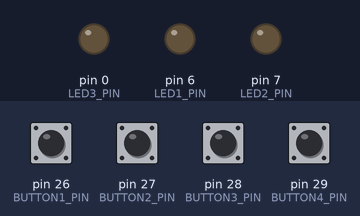
A sketch run on a simulated Arduino Mega 2560, built with avr-gcc and run on an emulated ATmega2560. On the bench: output pins drawn as LEDs (lit = HIGH). Inputs (shaded band) come from the test bench; at power-on: pin 26 (BUTTON1_PIN), pin 27 (BUTTON2_PIN), pin 28 (BUTTON3_PIN), pin 29 (BUTTON4_PIN) HIGH.

Above: at 1.2 s.
1.3 s: pin 26 (BUTTON1_PIN) pulled LOW for 0.15 s
At 1.37 s:
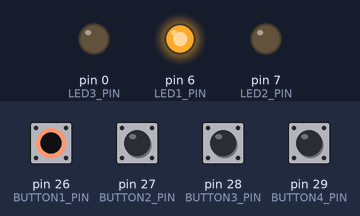
2.9 s: pin 27 (BUTTON2_PIN) pulled LOW for 0.15 s
At 2.97 s:
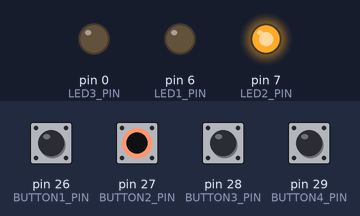
4.5 s: pin 28 (BUTTON3_PIN) pulled LOW for 0.15 s
At 4.57 s:
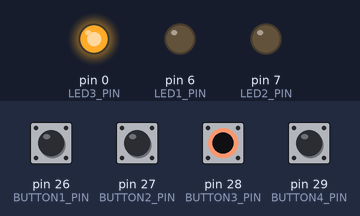
6.1 s: pin 29 (BUTTON4_PIN) pulled LOW for 0.15 s
At 6.17 s:
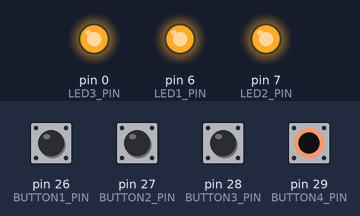
7.7 s: pin 26 (BUTTON1_PIN) driven LOW and pin 27 (BUTTON2_PIN) driven LOW
At 8.0 s:
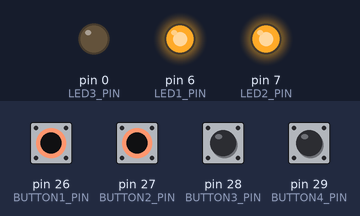
9.2 s: pin 26 (BUTTON1_PIN) driven HIGH
At 10.3 s:
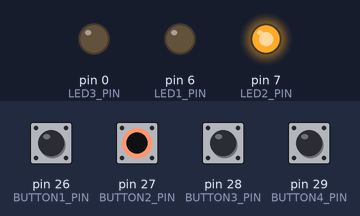
Timing chart, 0 to 11.7 s (numbered marks = the images above; inputs shaded):
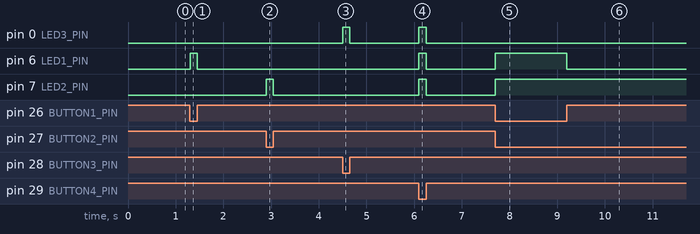

The sketch:

sketch_jul4c_copy_20250704163449.ino
```cpp
const int BUTTON1_PIN = 26;
const int BUTTON2_PIN = 27;
const int BUTTON3_PIN = 28;
const int BUTTON4_PIN = 29;

const int LED1_PIN = 6;
const int LED2_PIN = 7;
const int LED3_PIN = 0;

const int BLINK_DELAY_MS = 50;

void setup() {

  pinMode(BUTTON1_PIN, INPUT_PULLUP);
  pinMode(BUTTON2_PIN, INPUT_PULLUP);
  pinMode(BUTTON3_PIN, INPUT_PULLUP);
  pinMode(BUTTON4_PIN, INPUT_PULLUP);


  pinMode(LED1_PIN, OUTPUT);
  pinMode(LED2_PIN, OUTPUT);
  pinMode(LED3_PIN, OUTPUT);


  digitalWrite(LED1_PIN, LOW);
  digitalWrite(LED2_PIN, LOW);
  digitalWrite(LED3_PIN, LOW);
}

void loop() {

  bool currentButton1State = !digitalRead(BUTTON1_PIN);
  bool currentButton2State = !digitalRead(BUTTON2_PIN);
  bool currentButton3State = !digitalRead(BUTTON3_PIN);
  bool currentButton4State = !digitalRead(BUTTON4_PIN);


  if (currentButton1State && currentButton2State && currentButton3State && currentButton4State) {

    digitalWrite(LED1_PIN, HIGH);
    digitalWrite(LED2_PIN, HIGH);
    digitalWrite(LED3_PIN, HIGH);
    delay(BLINK_DELAY_MS);
    digitalWrite(LED1_PIN, LOW);
    digitalWrite(LED2_PIN, LOW);
    digitalWrite(LED3_PIN, LOW);
    delay(BLINK_DELAY_MS);
  } else {

    if (currentButton4State) {

      digitalWrite(LED1_PIN, HIGH);
      digitalWrite(LED2_PIN, HIGH);
      digitalWrite(LED3_PIN, HIGH);
    } else {


      if (currentButton1State) {
        digitalWrite(LED1_PIN, HIGH);
      } else {
        digitalWrite(LED1_PIN, LOW);
      }


      if (currentButton2State) {
        digitalWrite(LED2_PIN, HIGH);
      } else {
        digitalWrite(LED2_PIN, LOW);
      }


      if (currentButton3State) {
        digitalWrite(LED3_PIN, HIGH);
      } else {
        digitalWrite(LED3_PIN, LOW);
      }
    }
  }
}
```

Measured:
- after the input at 1.3 s, pin 6 (LED1_PIN): LOW → HIGH at once, → LOW 0.15 s later
- after the input at 2.9 s, pin 7 (LED2_PIN): LOW → HIGH at once, → LOW 0.15 s later
- after the input at 4.5 s, pin 0 (LED3_PIN): LOW → HIGH at once, → LOW 0.15 s later
- after the input at 6.1 s, pin 0 (LED3_PIN), pin 6 (LED1_PIN), pin 7 (LED2_PIN): LOW → HIGH at once, → LOW 0.15 s later
- after the input at 7.7 s, pin 6 (LED1_PIN), pin 7 (LED2_PIN): LOW → HIGH at once
- after the input at 9.2 s, pin 6 (LED1_PIN): HIGH → LOW at once
